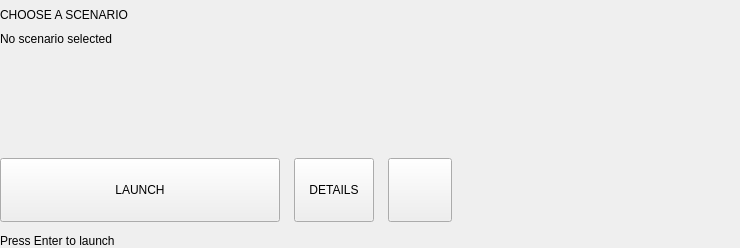
            <widget class="QWidget" name="hero" native="true">
             <property name="minimumSize">
              <size>
               <width>740</width>
               <height>0</height>
              </size>
             </property>
             <property name="maximumSize">
              <size>
               <width>740</width>
               <height>16777215</height>
              </size>
             </property>
             <property name="bind_fixedWidth" stdset="0">
              <string>Math.max(320, Math.min(740, view.width - 2 * margin - 360 - 60))</string>
             </property>
             <property name="bind_layoutMargins" stdset="0">
              <string>[0, roomy ? 8 : 4, 0, 0]</string>
             </property>
             <layout class="QVBoxLayout" name="heroLayout">
              <property name="spacing">
               <number>0</number>
              </property>
              <property name="leftMargin">
               <number>0</number>
              </property>
              <property name="topMargin">
               <number>8</number>
              </property>
              <property name="rightMargin">
               <number>0</number>
              </property>
              <property name="bottomMargin">
               <number>0</number>
              </property>
              <item>
               <widget class="QLabel" name="playOver">
                <property name="text">
                 <string>CHOOSE A SCENARIO</string>
                </property>
                <property name="role" stdset="0">
                 <string>overline</string>
                </property>
                <property name="letterSpacing" stdset="0">
                 <double>3.0</double>
                </property>
                <property name="bind" stdset="0">
                 <string>Logic.overline(path, isScn, info, recent, 'CHOOSE A SCENARIO', 'FOLDER', 'CONTINUE  ·  WHERE YOUR LAST FLIGHT ENDED', 'LAST LAUNCHED  ·  ')</string>
                </property>
               </widget>
              </item>
              <item>
               <spacer name="gap_2">
                <property name="orientation">
                 <enum>Qt::Orientation::Vertical</enum>
                </property>
                <property name="sizeType">
                 <enum>QSizePolicy::Policy::Fixed</enum>
                </property>
                <property name="sizeHint" stdset="0">
                 <size>
                  <width>1</width>
                  <height>10</height>
                 </size>
                </property>
               </spacer>
              </item>
              <item>
               <widget class="QLabel" name="playTitle">
                <property name="text">
                 <string>No scenario selected</string>
                </property>
                <property name="wordWrap">
                 <bool>true</bool>
                </property>
                <property name="role" stdset="0">
                 <string>h1</string>
                </property>
                <property name="bind" stdset="0">
                 <string>path ? (info.name || path) : 'No scenario selected'</string>
                </property>
                <property name="maxLines" stdset="0">
                 <number>2</number>
                </property>
                <property name="lineHeight" stdset="0">
                 <double>0.95</double>
                </property>
                <property name="big" stdset="0">
                 <bool>true</bool>
                </property>
                <property name="bind_big" stdset="0">
                 <string>tall</string>
                </property>
               </widget>
              </item>
              <item>
               <spacer name="gap_3">
                <property name="orientation">
                 <enum>Qt::Orientation::Vertical</enum>
                </property>
                <property name="sizeType">
                 <enum>QSizePolicy::Policy::Fixed</enum>
                </property>
                <property name="sizeHint" stdset="0">
                 <size>
                  <width>1</width>
                  <height>18</height>
                 </size>
                </property>
               </spacer>
              </item>
              <item>
               <widget class="QWidget" name="playChips" native="true">
                <property name="flow" stdset="0">
                 <bool>true</bool>
                </property>
                <property name="showIf" stdset="0">
                 <string>isScn</string>
                </property>
                <layout class="QHBoxLayout" name="playChipsLayout">
                 <property name="spacing">
                  <number>10</number>
                 </property>
                 <property name="leftMargin">
                  <number>0</number>
                 </property>
                 <property name="topMargin">
                  <number>0</number>
                 </property>
                 <property name="rightMargin">
                  <number>0</number>
                 </property>
                 <property name="bottomMargin">
                  <number>0</number>
                 </property>
                 <item>
                  <widget class="QFrame" name="chipVessel">
                   <property name="minimumSize">
                    <size>
                     <width>0</width>
                     <height>32</height>
                    </size>
                   </property>
                   <property name="maximumSize">
                    <size>
                     <width>16777215</width>
                     <height>32</height>
                    </size>
                   </property>
                   <property name="role" stdset="0">
                    <string>chip</string>
                   </property>
                   <property name="showIf" stdset="0">
                    <string>(Format.vessel(info)) !== ''</string>
                   </property>
                   <layout class="QHBoxLayout" name="chipVesselLayout">
                    <property name="spacing">
                     <number>8</number>
                    </property>
                    <property name="leftMargin">
                     <number>12</number>
                    </property>
                    <property name="topMargin">
                     <number>0</number>
                    </property>
                    <property name="rightMargin">
                     <number>12</number>
                    </property>
                    <property name="bottomMargin">
                     <number>0</number>
                    </property>
                    <item>
                     <widget class="QLabel" name="chipVesselDot">
                      <property name="minimumSize">
                       <size>
                        <width>7</width>
                        <height>7</height>
                       </size>
                      </property>
                      <property name="maximumSize">
                       <size>
                        <width>7</width>
                        <height>7</height>
                       </size>
                      </property>
                      <property name="role" stdset="0">
                       <string>chipDot</string>
                      </property>
                      <property name="tone" stdset="0">
                       <string>accent</string>
                      </property>
                     </widget>
                    </item>
                    <item>
                     <widget class="QLabel" name="chipVesselText">
                      <property name="role" stdset="0">
                       <string>chipText</string>
                      </property>
                      <property name="bind" stdset="0">
                       <string>Format.vessel(info)</string>
                      </property>
                     </widget>
                    </item>
                   </layout>
                  </widget>
                 </item>
                 <item>
                  <widget class="QFrame" name="chipPlace">
                   <property name="minimumSize">
                    <size>
                     <width>0</width>
                     <height>32</height>
                    </size>
                   </property>
                   <property name="maximumSize">
                    <size>
                     <width>16777215</width>
                     <height>32</height>
                    </size>
                   </property>
                   <property name="role" stdset="0">
                    <string>chip</string>
                   </property>
                   <property name="showIf" stdset="0">
                    <string>(Format.place(info)) !== ''</string>
                   </property>
                   <layout class="QHBoxLayout" name="chipPlaceLayout">
                    <property name="spacing">
                     <number>8</number>
                    </property>
                    <property name="leftMargin">
                     <number>12</number>
                    </property>
                    <property name="topMargin">
                     <number>0</number>
                    </property>
                    <property name="rightMargin">
                     <number>12</number>
                    </property>
                    <property name="bottomMargin">
                     <number>0</number>
                    </property>
                    <item>
                     <widget class="QLabel" name="chipPlaceDot">
                      <property name="minimumSize">
                       <size>
                        <width>7</width>
                        <height>7</height>
                       </size>
                      </property>
                      <property name="maximumSize">
                       <size>
                        <width>7</width>
                        <height>7</height>
                       </size>
                      </property>
                      <property name="role" stdset="0">
                       <string>chipDot</string>
                      </property>
                      <property name="tone" stdset="0">
                       <string>info</string>
                      </property>
                     </widget>
                    </item>
                    <item>
                     <widget class="QLabel" name="chipPlaceText">
                      <property name="role" stdset="0">
                       <string>chipText</string>
                      </property>
                      <property name="bind" stdset="0">
                       <string>Format.place(info)</string>
                      </property>
                     </widget>
                    </item>
                   </layout>
                  </widget>
                 </item>
                 <item>
                  <widget class="QFrame" name="chipDate">
                   <property name="minimumSize">
                    <size>
                     <width>0</width>
                     <height>32</height>
                    </size>
                   </property>
                   <property name="maximumSize">
                    <size>
                     <width>16777215</width>
                     <height>32</height>
                    </size>
                   </property>
                   <property name="role" stdset="0">
                    <string>chip</string>
                   </property>
                   <property name="showIf" stdset="0">
                    <string>(Format.date(info)) !== ''</string>
                   </property>
                   <layout class="QHBoxLayout" name="chipDateLayout">
                    <property name="spacing">
                     <number>8</number>
                    </property>
                    <property name="leftMargin">
                     <number>12</number>
                    </property>
                    <property name="topMargin">
                     <number>0</number>
                    </property>
                    <property name="rightMargin">
                     <number>12</number>
                    </property>
                    <property name="bottomMargin">
                     <number>0</number>
                    </property>
                    <item>
                     <widget class="QLabel" name="chipDateDot">
                      <property name="minimumSize">
                       <size>
                        <width>7</width>
                        <height>7</height>
                       </size>
                      </property>
                      <property name="maximumSize">
                       <size>
                        <width>7</width>
                        <height>7</height>
                       </size>
                      </property>
                      <property name="role" stdset="0">
                       <string>chipDot</string>
                      </property>
                      <property name="tone" stdset="0">
                       <string>dim</string>
                      </property>
                     </widget>
                    </item>
                    <item>
                     <widget class="QLabel" name="chipDateText">
                      <property name="role" stdset="0">
                       <string>chipText</string>
                      </property>
                      <property name="bind" stdset="0">
                       <string>Format.date(info)</string>
                      </property>
                     </widget>
                    </item>
                   </layout>
                  </widget>
                 </item>
                 <item>
                  <widget class="QFrame" name="chipVessels">
                   <property name="minimumSize">
                    <size>
                     <width>0</width>
                     <height>32</height>
                    </size>
                   </property>
                   <property name="maximumSize">
                    <size>
                     <width>16777215</width>
                     <height>32</height>
                    </size>
                   </property>
                   <property name="role" stdset="0">
                    <string>chip</string>
                   </property>
                   <property name="showIf" stdset="0">
                    <string>info.vesselCount &gt; 0</string>
                   </property>
                   <layout class="QHBoxLayout" name="chipVesselsLayout">
                    <property name="spacing">
                     <number>8</number>
                    </property>
                    <property name="leftMargin">
                     <number>12</number>
                    </property>
                    <property name="topMargin">
                     <number>0</number>
                    </property>
                    <property name="rightMargin">
                     <number>12</number>
                    </property>
                    <property name="bottomMargin">
                     <number>0</number>
                    </property>
                    <item>
                     <widget class="QLabel" name="chipVesselsDot">
                      <property name="minimumSize">
                       <size>
                        <width>7</width>
                        <height>7</height>
                       </size>
                      </property>
                      <property name="maximumSize">
                       <size>
                        <width>7</width>
                        <height>7</height>
                       </size>
                      </property>
                      <property name="role" stdset="0">
                       <string>chipDot</string>
                      </property>
                      <property name="tone" stdset="0">
                       <string>dim</string>
                      </property>
                     </widget>
                    </item>
                    <item>
                     <widget class="QLabel" name="chipVesselsText">
                      <property name="role" stdset="0">
                       <string>chipText</string>
                      </property>
                      <property name="bind" stdset="0">
                       <string>info.vesselCount + (info.vesselCount === 1 ? ' vessel' : ' vessels')</string>
                      </property>
                     </widget>
                    </item>
                   </layout>
                  </widget>
                 </item>
                </layout>
               </widget>
              </item>
              <item>
               <widget class="QWidget" name="playChipsGap" native="true">
                <property name="minimumSize">
                 <size>
                  <width>0</width>
                  <height>20</height>
                 </size>
                </property>
                <property name="maximumSize">
                 <size>
                  <width>16777215</width>
                  <height>20</height>
                 </size>
                </property>
                <property name="bind_fixedHeight" stdset="0">
                 <string>isScn ? 20 : 0</string>
                </property>
               </widget>
              </item>
              <item>
               <widget class="QLabel" name="playDesc">
                <property name="wordWrap">
                 <bool>true</bool>
                </property>
                <property name="maximumSize">
                 <size>
                  <width>640</width>
                  <height>16777215</height>
                 </size>
                </property>
                <property name="role" stdset="0">
                 <string>body</string>
                </property>
                <property name="bind" stdset="0">
                 <string>Launcher.currentDescription</string>
                </property>
                <property name="maxLines" stdset="0">
                 <number>5</number>
                </property>
                <property name="lineHeight" stdset="0">
                 <double>1.3</double>
                </property>
                <property name="bind_maxLines" stdset="0">
                 <string>tall ? 5 : 3</string>
                </property>
                <property name="showIf" stdset="0">
                 <string>Launcher.currentDescription !== ''</string>
                </property>
               </widget>
              </item>
              <item>
               <spacer name="gap_4">
                <property name="orientation">
                 <enum>Qt::Orientation::Vertical</enum>
                </property>
                <property name="sizeType">
                 <enum>QSizePolicy::Policy::Fixed</enum>
                </property>
                <property name="sizeHint" stdset="0">
                 <size>
                  <width>1</width>
                  <height>28</height>
                 </size>
                </property>
               </spacer>
              </item>
              <item>
               <widget class="QWidget" name="playButtons" native="true">
                <layout class="QHBoxLayout" name="playButtonsLayout">
                 <property name="spacing">
                  <number>14</number>
                 </property>
                 <property name="leftMargin">
                  <number>0</number>
                 </property>
                 <property name="topMargin">
                  <number>0</number>
                 </property>
                 <property name="rightMargin">
                  <number>0</number>
                 </property>
                 <property name="bottomMargin">
                  <number>0</number>
                 </property>
                 <item>
                  <widget class="QPushButton" name="playLaunch">
                   <property name="text">
                    <string>LAUNCH</string>
                   </property>
                   <property name="focusPolicy">
                    <enum>Qt::FocusPolicy::NoFocus</enum>
                   </property>
                   <property name="cursor">
                    <cursorShape>PointingHandCursor</cursorShape>
                   </property>
                   <property name="minimumSize">
                    <size>
                     <width>280</width>
                     <height>64</height>
                    </size>
                   </property>
                   <property name="maximumSize">
                    <size>
                     <width>280</width>
                     <height>64</height>
                    </size>
                   </property>
                   <property name="icon">
                    <iconset resource="skin.qrc">
                     <normaloff>:/horizon/images/play.png</normaloff>
                     <disabledoff>:/horizon/images/play.png</disabledoff>
                    </iconset>
                   </property>
                   <property name="iconSize">
                    <size>
                     <width>25</width>
                     <height>18</height>
                    </size>
                   </property>
                   <property name="role" stdset="0">
                    <string>launch</string>
                   </property>
                   <property name="letterSpacing" stdset="0">
                    <double>4.5</double>
                   </property>
                   <property name="action" stdset="0">
                    <string>Logic.launch()</string>
                   </property>
                   <property name="buttonSize" stdset="0">
                    <string>big</string>
                   </property>
                   <property name="bind_buttonSize" stdset="0">
                    <string>roomy ? 'big' : 'mid'</string>
                   </property>
                   <property name="bind_fixedWidth" stdset="0">
                    <string>roomy ? 280 : 230</string>
                   </property>
                   <property name="bind_fixedHeight" stdset="0">
                    <string>roomy ? 64 : 54</string>
                   </property>
                   <property name="enableIf" stdset="0">
                    <string>Launcher.canLaunch &amp;&amp; isScn</string>
                   </property>
                   <property name="disabledOpacity" stdset="0">
                    <double>0.4</double>
                   </property>
                   <property name="glowColor" stdset="0">
                    <color alpha="255">
                     <red>245</red>
                     <green>165</green>
                     <blue>36</blue>
                    </color>
                   </property>
                   <property name="glowRings" stdset="0">
                    <number>6</number>
                   </property>
                   <property name="glowStep" stdset="0">
                    <double>3.0</double>
                   </property>
                   <property name="glowWidth" stdset="0">
                    <double>3.0</double>
                   </property>
                   <property name="glowRadius" stdset="0">
                    <double>11.0</double>
                   </property>
                   <property name="glowAlpha" stdset="0">
                    <double>0.096</double>
                   </property>
                   <property name="glowHoverAlpha" stdset="0">
                    <double>0.16</double>
                   </property>
                  </widget>
                 </item>
                 <item>
                  <widget class="QPushButton" name="playDetails">
                   <property name="text">
                    <string>DETAILS</string>
                   </property>
                   <property name="focusPolicy">
                    <enum>Qt::FocusPolicy::NoFocus</enum>
                   </property>
                   <property name="cursor">
                    <cursorShape>PointingHandCursor</cursorShape>
                   </property>
                   <property name="minimumSize">
                    <size>
                     <width>0</width>
                     <height>64</height>
                    </size>
                   </property>
                   <property name="maximumSize">
                    <size>
                     <width>16777215</width>
                     <height>64</height>
                    </size>
                   </property>
                   <property name="role" stdset="0">
                    <string>ghost</string>
                   </property>
                   <property name="letterSpacing" stdset="0">
                    <double>3.0</double>
                   </property>
                   <property name="action" stdset="0">
                    <string>Logic.go('SCENARIOS')</string>
                   </property>
                   <property name="disabledOpacity" stdset="0">
                    <double>0.4</double>
                   </property>
                   <property name="bind_fixedHeight" stdset="0">
                    <string>roomy ? 64 : 54</string>
                   </property>
                  </widget>
                 </item>
                 <item>
                  <widget class="QPushButton" name="playStar">
                   <property name="text">
                    <string></string>
                   </property>
                   <property name="focusPolicy">
                    <enum>Qt::FocusPolicy::NoFocus</enum>
                   </property>
                   <property name="cursor">
                    <cursorShape>PointingHandCursor</cursorShape>
                   </property>
                   <property name="minimumSize">
                    <size>
                     <width>64</width>
                     <height>64</height>
                    </size>
                   </property>
                   <property name="maximumSize">
                    <size>
                     <width>64</width>
                     <height>64</height>
                    </size>
                   </property>
                   <property name="checkable">
                    <bool>true</bool>
                   </property>
                   <property name="icon">
                    <iconset resource="skin.qrc">
                     <normaloff>:/horizon/images/star.png</normaloff>
                     <normalon>:/horizon/images/star-on.png</normalon>
                     <disabledoff>:/horizon/images/star.png</disabledoff>
                     <disabledon>:/horizon/images/star-on.png</disabledon>
                    </iconset>
                   </property>
                   <property name="iconSize">
                    <size>
                     <width>24</width>
                     <height>24</height>
                    </size>
                   </property>
                   <property name="role" stdset="0">
                    <string>ghost</string>
                   </property>
                   <property name="letterSpacing" stdset="0">
                    <double>3.0</double>
                   </property>
                   <property name="action" stdset="0">
                    <string>Logic.toggleFav(path, 'Added to favourites', 'Removed from favourites', 'Favourites are full')</string>
                   </property>
                   <property name="star" stdset="0">
                    <bool>true</bool>
                   </property>
                   <property name="bind" stdset="0">
                    <string>fav</string>
                   </property>
                   <property name="disabledOpacity" stdset="0">
                    <double>0.4</double>
                   </property>
                   <property name="enableIf" stdset="0">
                    <string>isScn</string>
                   </property>
                   <property name="bind_fixedWidth" stdset="0">
                    <string>roomy ? 64 : 54</string>
                   </property>
                   <property name="bind_fixedHeight" stdset="0">
                    <string>roomy ? 64 : 54</string>
                   </property>
                  </widget>
                 </item>
                 <item>
                  <spacer name="hSpacer_2">
                   <property name="orientation">
                    <enum>Qt::Orientation::Horizontal</enum>
                   </property>
                   <property name="sizeHint" stdset="0">
                    <size>
                     <width>0</width>
                     <height>20</height>
                    </size>
                   </property>
                  </spacer>
                 </item>
                </layout>
               </widget>
              </item>
              <item>
               <spacer name="gap_5">
                <property name="orientation">
                 <enum>Qt::Orientation::Vertical</enum>
                </property>
                <property name="sizeType">
                 <enum>QSizePolicy::Policy::Fixed</enum>
                </property>
                <property name="sizeHint" stdset="0">
                 <size>
                  <width>1</width>
                  <height>12</height>
                 </size>
                </property>
               </spacer>
              </item>
              <item>
               <widget class="QLabel" name="playHint">
                <property name="text">
                 <string>Press Enter to launch</string>
                </property>
                <property name="role" stdset="0">
                 <string>hint</string>
                </property>
                <property name="letterSpacing" stdset="0">
                 <double>0.5</double>
                </property>
                <property name="showIf" stdset="0">
                 <string>isScn</string>
                </property>
               </widget>
              </item>
              <item>
               <spacer name="vSpacer">
                <property name="orientation">
                 <enum>Qt::Orientation::Vertical</enum>
                </property>
                <property name="sizeHint" stdset="0">
                 <size>
                  <width>20</width>
                  <height>0</height>
                 </size>
                </property>
               </spacer>
              </item>
             </layout>
            </widget>
